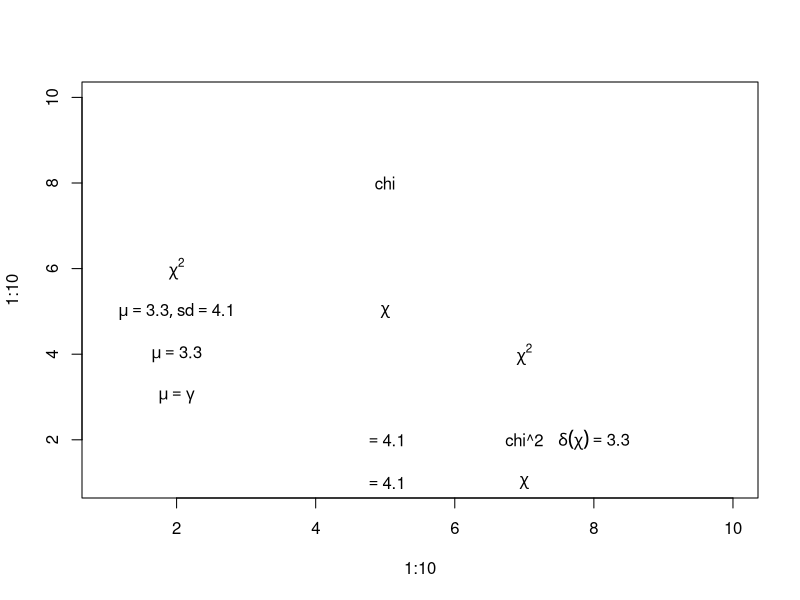

The R script that drew this image:

## Paul Johnson
## 2013-02-20
## Description: Can we make a symbol into a variable?
## We know how to replace a calculated value into a
## plotmath text marker, but I had a devil of a time
## figuring how to put a symbol as a variable. 
##
## I believe the steps here are self-evident in their
## success and failure, but I don't understand 100%
## the implications and complete HOWTO advice to flow
## fromit.



### Here's a plotmath problem that makes me really mad!

plot(1:10, 1:10, type = "n")

mean <- 3.3
sd <- 4.1

text( 2, 3, label = expression(mu == gamma)) ## OK

text( 2, 4, label = substitute(mu == M, list(M = mean)))## OK

text (2, 5, label = substitute(list(mu == M, sd == SD), list(M = mean, SD = sd))) ## OK

distName <- expression(chi^2)

text(2, 6, distName) ## OK

text (5, 1, label = substitute(D == S, list( D = distName , S = sd)))
## Failed. chi^2 distName does not show.

text (5, 2, label = substitute(D == S, list( D = expression(chi), S = sd)))
## Epic fail. chi does not show.


distName <- "chi"
text(5, 5, as.name(distName))
## OK

text(5, 8, label = substitute(D, list(D = distName)))
## Fail. shows "chi" literally


text(7, 1, label = substitute(D, list(D = as.name(distName))))
## success


distName <- "chi^2"
text(7, 2, as.name(distName))
## Fail. Adding ^2 breaks it

distName <- "chi"

text(7, 4, label = substitute(D^2, list(D = as.name(distName))))
## success. So var that's substituted must be "atomic"?


text(8, 2, label = substitute(delta(d)==M, list(d = as.name(distName), M = mean)))
## success!


